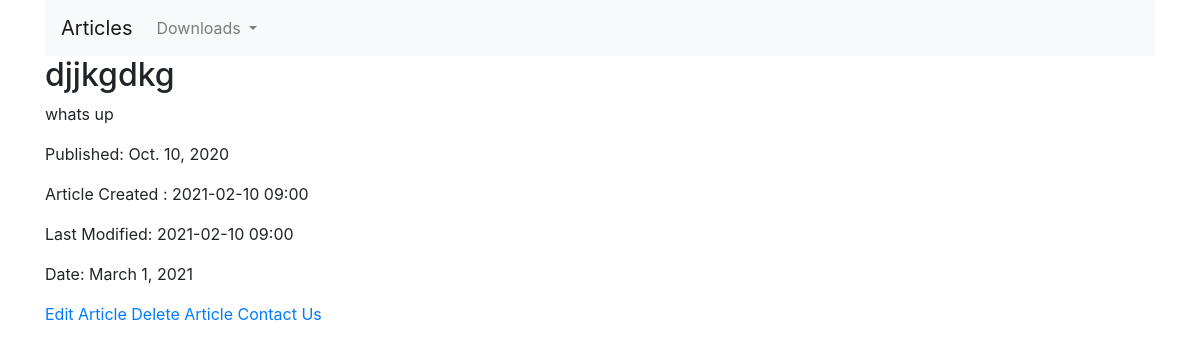
The app's page /article/9 with its own data.
### pageapp/models.py (models this page shows, shortened)
class Article(models.Model):
    headline=models.CharField(max_length=100)
    content=models.TextField()
    pub_date=models.DateField()
    article_created=models.DateTimeField(auto_now_add=True)
    modified_on=models.DateTimeField(auto_now=True)

### pageapp/views.py (the view)
# urls.py: path('article/<int:pk>', ArticleDetailView.as_view(), name='article-detail'),
class ArticleDetailView(DetailView):
    model = Article
    template_name = 'pageapp/article_detail.html'
    def get_context_data(self, **kwargs):
        context = super().get_context_data(**kwargs)
        context['now'] = timezone.now()
        return context

### pageapp/templates/pageapp/article_detail.html
{% extends 'base.html' %}
{%block content %}
<h2>{{ object.headline }}</h2>
<p>{{ object.content }}</p>
<p>Published: {{ object.pub_date|date }}</p>
<p>Article Created : {{ object.article_created|date:'Y-m-d H:i' }}</p>
<p>Last Modified: {{ object.modified_on|date:'Y-m-d H:i' }}</p>
<p>Date: {{ now|date }}</p>
<a href="{% url 'update-article' object.pk %}">Edit Article</a>
<a href="{% url 'delete-article' object.pk %}">Delete Article</a>
{%endblock content %}

### records on screen
Article: headline "djjkgdkg", content "whats up", pub_date "Oct. 10, 2020", article_created "2021-02-10 09:00", modified_on "2021-02-10 09:00"

### other values on screen
{{ now|date }} "March 1, 2021"
